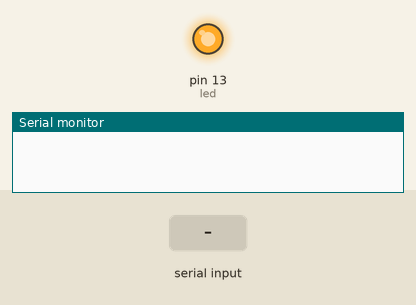
Simulated run of this sketch. Board: Arduino Uno, built with avr-gcc and run on an emulated ATmega328P. Parts: output pins drawn as LEDs (lit = HIGH), the last lines printed to the serial monitor. Inputs (shaded band) come from the test bench.

Above: at 1.2 s.
1.3 s: "1" received over Serial
At 1.9 s:
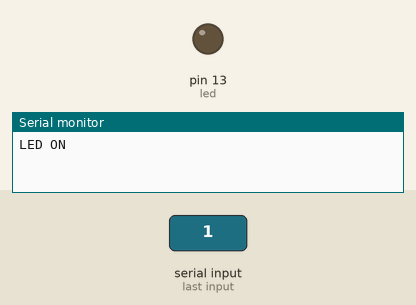
2.8 s: "0" received over Serial
At 4.2 s:
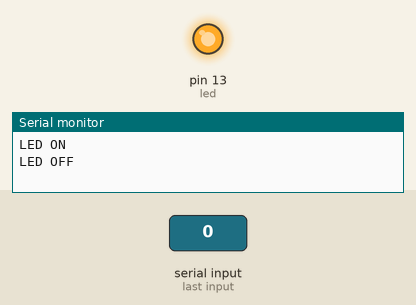
Timing chart, 0 to 5.8 s (numbered marks = the images above; inputs shaded):
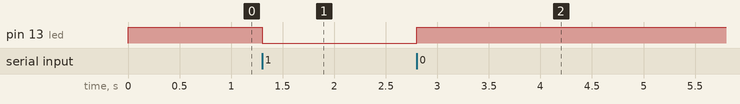

Measured:
- after the input at 1.3 s, pin 13 (led): HIGH → LOW at once
- after the input at 2.8 s, pin 13 (led): LOW → HIGH at once

The sketch:

GarageDoorMotor.ino
```cpp
int led = 13;
void setup() {
  pinMode(led, OUTPUT);
  digitalWrite(led, HIGH);
  Serial.begin(9600);
}
void loop()
{
  if (Serial.available() > 0) { // Check if data is available to read
    char incomingByte = Serial.read(); // Read the incoming byte

    if (incomingByte == '1') {
      digitalWrite(led, LOW); // Turn on motor
      Serial.println("LED ON");
    }
    else{
      digitalWrite(led, HIGH); // Turn LED off
      Serial.println("LED OFF");
    }
  }
}
 
```
